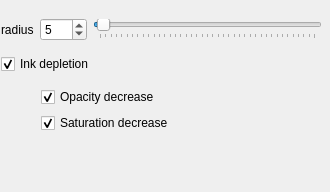
<?xml version="1.0" encoding="UTF-8"?>
<ui version="4.0">
 <class>WdgMinimalOptions</class>
 <widget class="QWidget" name="WdgMinimalOptions">
  <property name="geometry">
   <rect>
    <x>0</x>
    <y>0</y>
    <width>330</width>
    <height>192</height>
   </rect>
  </property>
  <property name="sizePolicy">
   <sizepolicy hsizetype="Preferred" vsizetype="Preferred">
    <horstretch>210</horstretch>
    <verstretch>60</verstretch>
   </sizepolicy>
  </property>
  <property name="minimumSize">
   <size>
    <width>330</width>
    <height>60</height>
   </size>
  </property>
  <widget class="QWidget" name="">
   <property name="geometry">
    <rect>
     <x>1</x>
     <y>11</y>
     <width>321</width>
     <height>131</height>
    </rect>
   </property>
   <layout class="QVBoxLayout" name="verticalLayout">
    <item>
     <layout class="QHBoxLayout" name="horizontalLayout">
      <item>
       <widget class="QLabel" name="radiusLabel">
        <property name="text">
         <string>radius</string>
        </property>
       </widget>
      </item>
      <item>
       <widget class="QSpinBox" name="radiusSpinBox">
        <property name="maximum">
         <number>400</number>
        </property>
        <property name="value">
         <number>5</number>
        </property>
       </widget>
      </item>
      <item>
       <widget class="QSlider" name="horizontalSlider">
        <property name="maximum">
         <number>400</number>
        </property>
        <property name="value">
         <number>5</number>
        </property>
        <property name="orientation">
         <enum>Qt::Horizontal</enum>
        </property>
        <property name="tickPosition">
         <enum>QSlider::TicksBelow</enum>
        </property>
       </widget>
      </item>
     </layout>
    </item>
    <item>
     <widget class="QCheckBox" name="inkDepletionCHBox">
      <property name="text">
       <string>Ink depletion</string>
      </property>
      <property name="checked">
       <bool>true</bool>
      </property>
     </widget>
    </item>
    <item>
     <layout class="QGridLayout" name="gridLayout">
      <item row="0" column="1">
       <widget class="QCheckBox" name="opacity">
        <property name="text">
         <string>Opacity decrease</string>
        </property>
        <property name="checked">
         <bool>true</bool>
        </property>
       </widget>
      </item>
      <item row="2" column="1">
       <widget class="QCheckBox" name="saturation">
        <property name="text">
         <string>Saturation decrease</string>
        </property>
        <property name="checked">
         <bool>true</bool>
        </property>
       </widget>
      </item>
      <item row="0" column="0">
       <spacer name="horizontalSpacer">
        <property name="orientation">
         <enum>Qt::Horizontal</enum>
        </property>
        <property name="sizeType">
         <enum>QSizePolicy::Fixed</enum>
        </property>
        <property name="sizeHint" stdset="0">
         <size>
          <width>40</width>
          <height>20</height>
         </size>
        </property>
       </spacer>
      </item>
      <item row="2" column="0">
       <spacer name="horizontalSpacer_2">
        <property name="orientation">
         <enum>Qt::Horizontal</enum>
        </property>
        <property name="sizeType">
         <enum>QSizePolicy::Fixed</enum>
        </property>
        <property name="sizeHint" stdset="0">
         <size>
          <width>40</width>
          <height>20</height>
         </size>
        </property>
       </spacer>
      </item>
     </layout>
    </item>
   </layout>
  </widget>
 </widget>
 <resources/>
 <connections>
  <connection>
   <sender>horizontalSlider</sender>
   <signal>valueChanged(int)</signal>
   <receiver>radiusSpinBox</receiver>
   <slot>setValue(int)</slot>
   <hints>
    <hint type="sourcelabel">
     <x>194</x>
     <y>26</y>
    </hint>
    <hint type="destinationlabel">
     <x>80</x>
     <y>25</y>
    </hint>
   </hints>
  </connection>
  <connection>
   <sender>radiusSpinBox</sender>
   <signal>valueChanged(int)</signal>
   <receiver>horizontalSlider</receiver>
   <slot>setValue(int)</slot>
   <hints>
    <hint type="sourcelabel">
     <x>82</x>
     <y>34</y>
    </hint>
    <hint type="destinationlabel">
     <x>225</x>
     <y>28</y>
    </hint>
   </hints>
  </connection>
  <connection>
   <sender>inkDepletionCHBox</sender>
   <signal>clicked(bool)</signal>
   <receiver>opacity</receiver>
   <slot>setEnabled(bool)</slot>
   <hints>
    <hint type="sourcelabel">
     <x>36</x>
     <y>70</y>
    </hint>
    <hint type="destinationlabel">
     <x>66</x>
     <y>102</y>
    </hint>
   </hints>
  </connection>
  <connection>
   <sender>inkDepletionCHBox</sender>
   <signal>clicked(bool)</signal>
   <receiver>saturation</receiver>
   <slot>setEnabled(bool)</slot>
   <hints>
    <hint type="sourcelabel">
     <x>18</x>
     <y>77</y>
    </hint>
    <hint type="destinationlabel">
     <x>74</x>
     <y>129</y>
    </hint>
   </hints>
  </connection>
 </connections>
</ui>
